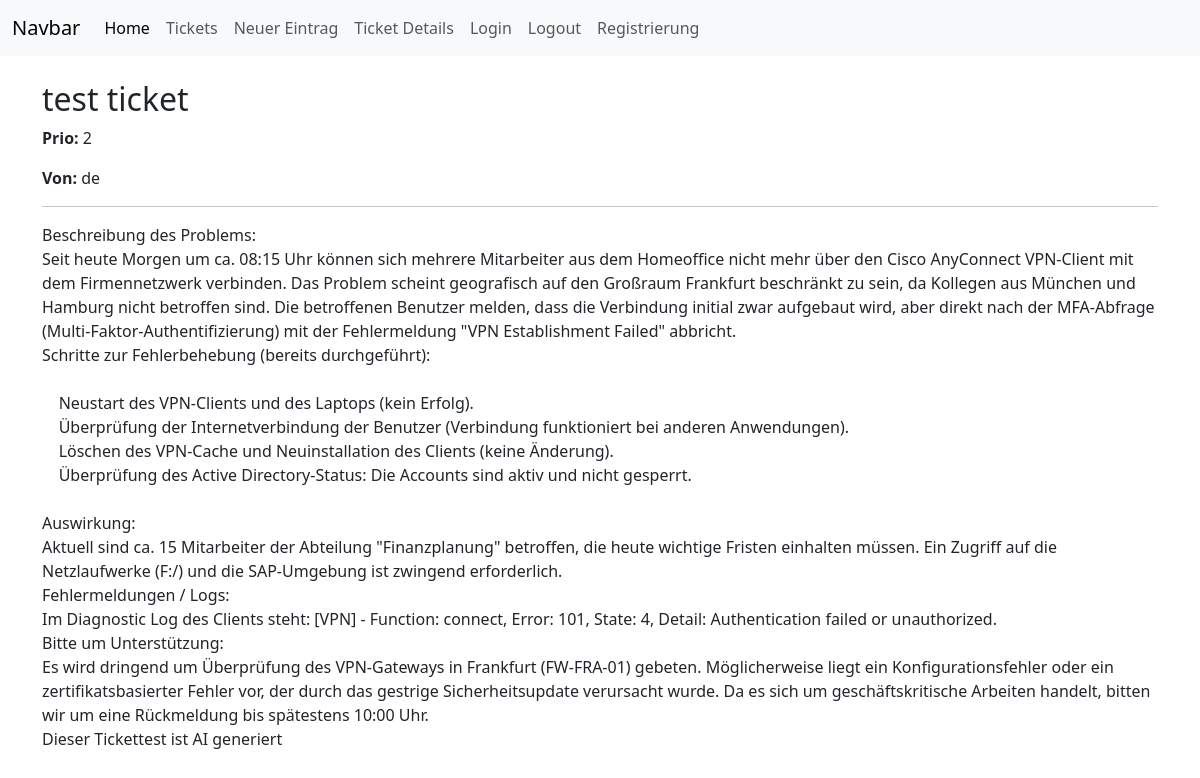
/tickets/1 (signed in), run on an earlier commit of the app's database.
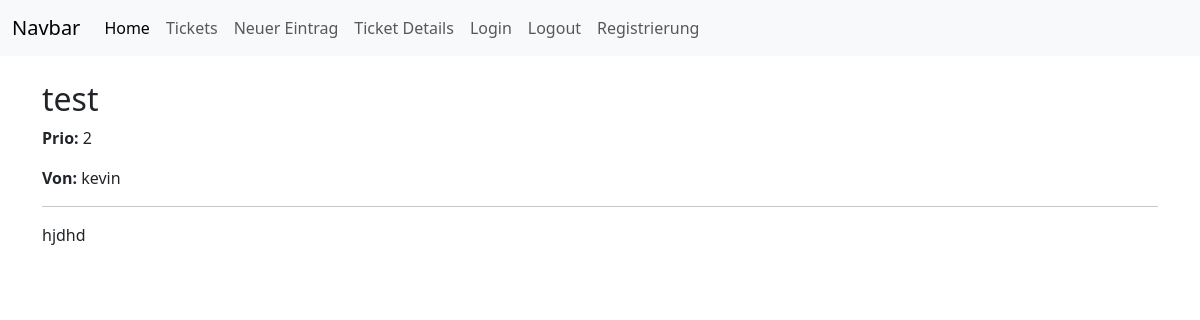
And on a later commit of the database.
### tables this page shows
CREATE TABLE items (id INTEGER PRIMARY KEY AUTOINCREMENT, title TEXT NOT NULL, content TEXT NOT NULL, priority INTEGER DEFAULT 2, created_by TEXT NOT NULL);

### routes.py (the view)
@app.route('/tickets/<int:item_id>')
def ticket_detail(item_id):
    guard = require_login()
    if guard:
        return guard
    conn = get_db_connection()
    cur = conn.cursor()
    cur.execute(
        "SELECT id, title, content, priority, created_by FROM items WHERE id = ?",
        (item_id,)
    )
    item = cur.fetchone()
    conn.close()
    if not item:
        return "Eintrag nicht gefunden", 404
    return render_template('ticket_detail.html', item=item)

### routes.py (called while the page is built)
def get_db_connection():
    conn = sqlite3.connect(DB_PATH)
    conn.row_factory = sqlite3.Row
    return conn

def require_login():
    username = request.cookies.get("username")
    if not username:
        return redirect(url_for('login'))
    return None

### templates/ticket_detail.html (shortened to what this page needs)
{% extends 'base.html' %}
{% block content %}
<div class="container mt-4">
  <h2>{{ item.title }}</h2>
  <p><strong>Prio:</strong> {{ item.priority }}</p>
  <p><strong>Von:</strong> {{ item.created_by }}</p>
  <hr>
  <p style="white-space: pre-wrap;">{{ item.content }}</p>
</div>
{% endblock %}

### templates/base.html (shortened to what this page needs)
<!doctype html>
<html lang="en">
  <head>
    <link href="https://cdn.jsdelivr.net/npm/bootstrap@5.3.8/dist/css/bootstrap.min.css" rel="stylesheet">
  </head>
  <body>
    <nav class="navbar navbar-expand-lg bg-body-tertiary">
    <div class="container-fluid">
    <a class="navbar-brand" href="{{ url_for('home') }}">Navbar</a>
    <div class="collapse navbar-collapse" id="navbarSupportedContent">
      <ul class="navbar-nav me-auto mb-2 mb-lg-0">
        <li class="nav-item">
          <a class="nav-link active" aria-current="page" href="{{ url_for('home') }}">Home</a>
        </li>
        <li class="nav-item">
          <a class="nav-link" href="{{ url_for('tickets') }}">Tickets</a>
        </li>
        <li class="nav-item">
        <a class="nav-link" href="{{ url_for('new_item', item_id=1) }}">Neuer Eintrag</a>
        </li>
        <li class="nav-item">
        <a class="nav-link" href="{{ url_for('ticket_detail', item_id=1) }}">Ticket Details</a>
        </li>
        <li class="nav-item">
          <a class="nav-link" href="{{ url_for('login') }}">Login</a>
        </li>
        <li class="nav-item">
        <a class="nav-link" href="{{ url_for('logout') }}">Logout</a>
        </li>
        <li class="nav-item">
          <a class="nav-link" href="{{ url_for('register') }}">Registrierung</a>
        </li>
      </ul>
    </div>
    </div>
    </nav>
    {% block content %}
    {% endblock %}
  </body>
</html>

What changed in the data, as far as the page shows it:
changed items: title "test ticket" → "test"; created_by "de" → "kevin"; content "Beschreibung des Problems: Seit heute Morgen um ca. 08:15 Uhr können sich mehrere Mitarbeiter aus dem Homeoffice nicht mehr über den Cisco AnyConnect VPN-Client mit dem Firmennetzwerk verbinden. Das Problem scheint geografisch auf den Großraum Frankfurt beschränkt zu sein, da Kollegen aus München und Hamburg nicht betroffen sind. Die betroffenen Benutzer melden, dass die Verbindung initial zwar aufgebaut wird, aber direkt nach der MFA-Abfrage (Multi-Faktor-Authentifizierung) mit der Fehlermeldung \"VPN Establishment Failed\" abbricht. Schritte zur Fehlerbehebung (bereits durchgeführt): Neustart des VPN-Clients und des Laptops (kein Erfolg). Überprüfung der Internetverbindung der Benutzer…" → "hjdhd"
